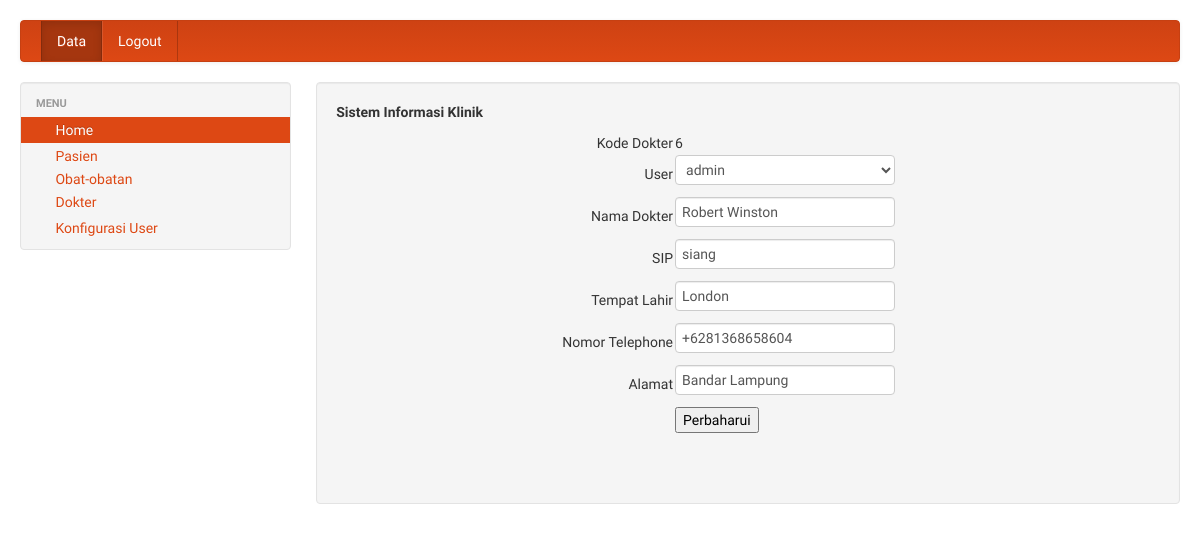
The page /pengurus/formeditdokter.php?kd_dokter=6 (signed in) on the database its author committed.
### tables this page shows
CREATE TABLE `dokter` (
  `kd_dokter` int(11) NOT NULL,
  `kd_user` int(11) NOT NULL,
  `nm_dokter` varchar(300) NOT NULL,
  `sip` enum('pagi','siang','malam','') NOT NULL,
  `tmpat_lhr` varchar(300) NOT NULL,
  `no_tlp` varchar(14) NOT NULL,
  `alamat` varchar(300) NOT NULL
);

### pengurus/formeditdokter.php (the view, shortened to what this page needs)
<?php require_once('../Connections/koneksi.php'); ?>
<?php
if (!function_exists("GetSQLValueString")) {
function GetSQLValueString($theValue, $theType, $theDefinedValue = "", $theNotDefinedValue = "")
{
  $theValue = function_exists("mysql_real_escape_string") ? mysql_real_escape_string($theValue) : mysql_escape_string($theValue);
  switch ($theType) {
    case "long":
    case "int":
      $theValue = ($theValue != "") ? intval($theValue) : "NULL";
      break;
  }
  return $theValue;
}
}
$editFormAction = $_SERVER['PHP_SELF'];
if (isset($_SERVER['QUERY_STRING'])) {
  $editFormAction .= "?" . htmlentities($_SERVER['QUERY_STRING']);
}
$colname_tampil = "-1";
if (isset($_GET['kd_dokter'])) {
  $colname_tampil = $_GET['kd_dokter'];
}
$query_tampil = sprintf("SELECT * FROM dokter WHERE kd_dokter = %s", GetSQLValueString($colname_tampil, "int"));
$tampil = mysql_query($query_tampil, $koneksi) or die(mysql_error());
$row_tampil = mysql_fetch_assoc($tampil);
$query_user = "SELECT * FROM login";
$user = mysql_query($query_user, $koneksi) or die(mysql_error());
$row_user = mysql_fetch_assoc($user);
?>
<!DOCTYPE html>
<html>
<head>
<link rel='stylesheet' type='text/css' href='../library/bootstrap/bootstrap.css'/>
<link rel='stylesheet' type='text/css' href='../library/bootstrap/style.css'/>
</head>
<body>
<div class='container-fluid' style='margin-top:20px;'>
<?php include("navbar.php"); ?>
	<div class='row-fluid'>
	<?php include("sidebar.php"); ?>
    <div class="span9">
    <div class='well' fixed center;'>
		<b>Sistem Informasi Klinik</b>
		<p style='margin-top:10px'>
		<form action="<?php echo $editFormAction; ?>" method="post" name="form1" id="form1">
		  <table width="454" height="278" align="center">
		    <tr valign="baseline">
		      <td nowrap="nowrap" align="right">Kode Dokter </td>
		      <td><?php echo $row_tampil['kd_dokter']; ?></td>
	        </tr>
		    <tr valign="baseline">
		      <td nowrap="nowrap" align="right">User</td>
		      <td><select name="kd_user">
		        <?php
do {
?>
		        <option value="<?php echo $row_user['kd_user']?>" <?php if (!(strcmp($row_user['kd_user'], htmlentities($row_tampil['kd_user'], ENT_COMPAT, 'utf-8')))) {echo "SELECTED";} ?>><?php echo $row_user['username']?></option>
		        <?php
} while ($row_user = mysql_fetch_assoc($user));
?>
		        </select></td>
	        </tr>
		    <tr valign="baseline">
		      <td nowrap="nowrap" align="right">Nama Dokter</td>
		      <td><input type="text" name="nm_dokter" value="<?php echo htmlentities($row_tampil['nm_dokter'], ENT_COMPAT, 'utf-8'); ?>" size="32" /></td>
	        </tr>
		    <tr valign="baseline">
		      <td nowrap="nowrap" align="right">SIP</td>
		      <td><input type="text" name="sip" value="<?php echo htmlentities($row_tampil['sip'], ENT_COMPAT, 'utf-8'); ?>" size="32" /></td>
	        </tr>
		    <tr valign="baseline">
		      <td nowrap="nowrap" align="right">Tempat Lahir</td>
		      <td><input type="text" name="tmpat_lhr" value="<?php echo htmlentities($row_tampil['tmpat_lhr'], ENT_COMPAT, 'utf-8'); ?>" size="32" /></td>
	        </tr>
		    <tr valign="baseline">
		      <td nowrap="nowrap" align="right">Nomor Telephone</td>
		      <td><input type="text" name="no_tlp" value="<?php echo htmlentities($row_tampil['no_tlp'], ENT_COMPAT, 'utf-8'); ?>" size="32" /></td>
	        </tr>
		    <tr valign="baseline">
		      <td nowrap="nowrap" align="right">Alamat</td>
		      <td><input type="text" name="alamat" value="<?php echo htmlentities($row_tampil['alamat'], ENT_COMPAT, 'utf-8'); ?>" size="32" /></td>
	        </tr>
		    <tr valign="baseline">
		      <td nowrap="nowrap" align="right">&nbsp;</td>
		      <td><input type="submit" value="Perbaharui" /></td>
	        </tr>
	      </table>
	  </form>
        <p>&nbsp;</p>
    </div>
    </div>
</div>
</body>
</html>

### rows shown on the page
dokter: kd_dokter "6", nm_dokter "Robert Winston", sip "siang", tmpat_lhr "London", no_tlp "+6281368658604", alamat "Bandar Lampung"

### other values the page prints
form field kd_user "admin"
